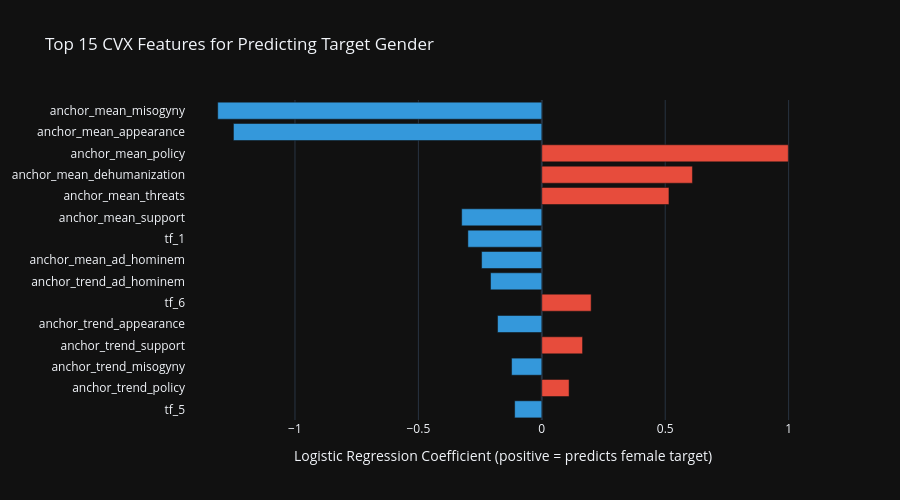

Notebook code for this chart:
### Markdown cell above
---
## 9. Classification — Can CVX Features Predict Target Gender?

**Hypothesis**: If hate speech is systematically different for female vs male targets,
then CVX temporal features extracted from the hate trajectory should be able to predict
the target's gender. A high AUC would confirm that the gender gap is not just statistically
present but *temporally structured* — the dynamics (not just the content) differ.

**Features**: All CVX-derived — anchor means, anchor trends, Hurst, velocity stats,
signature components, topological features, event features.

**Temporal split**: Train on first 12 months, test on last 6 months. No future leakage.
Uses `class_weight='balanced'` — no data balancing.

### Code cell
# ── 9a. Feature extraction per (politician × month) ──────────────
months = pd.date_range(DATE_START, DATE_END, freq='MS')
feature_rows = []

for name in POLITICIANS:
    gender = POLITICIANS[name]['gender']
    traj = trajectories[name]  # raw trajectory with reliable timestamps
    proj = projections[name]
    
    # Build projection with raw timestamps
    proj_raw_ts = [(traj[i][0], proj[i][1]) for i in range(min(len(traj), len(proj)))]

    for m_start in months[:-1]:
        m_end = m_start + pd.DateOffset(months=1)
        m_start_ts = int(m_start.timestamp())
        m_end_ts = int(m_end.timestamp())

        month_proj = [(ts, d) for ts, d in proj_raw_ts if m_start_ts <= ts < m_end_ts]
        month_traj = [(ts, v) for ts, v in traj if m_start_ts <= ts < m_end_ts]

        if len(month_proj) < 7 or len(month_traj) < 7:
            continue

        summary = cvx.anchor_summary(month_proj)
        tf = cvx.temporal_features(month_traj)

        try:
            h = cvx.hurst_exponent(month_proj)
        except:
            h = 0.5

        ts_list = [ts for ts, _ in month_traj]
        try:
            ef = cvx.event_features(ts_list)
        except:
            ef = {'burstiness': 0, 'memory': 0, 'temporal_entropy': 0}

        feat = {
            'politician': name,
            'gender': gender,
            'label': 1 if gender == 'female' else 0,
            'month': m_start,
            'n_points': len(month_proj),
            'hurst': h,
            'burstiness': ef.get('burstiness', 0),
            'memory': ef.get('memory', 0),
            'temporal_entropy': ef.get('temporal_entropy', 0),
        }

        for j, anchor in enumerate(ANCHOR_NAMES):
            feat[f'anchor_mean_{anchor}'] = summary['mean'][j]
            feat[f'anchor_trend_{anchor}'] = summary['trend'][j]

        for i, v in enumerate(tf[:10]):
            feat[f'tf_{i}'] = v

        feature_rows.append(feat)

df_feat = pd.DataFrame(feature_rows)
print(f'Feature matrix: {df_feat.shape}')

if len(df_feat) == 0:
    print('ERROR: No features extracted. Check timestamp alignment.')
else:
    print(f'Female samples: {(df_feat["label"]==1).sum()}, Male samples: {(df_feat["label"]==0).sum()}')

    # ── 9b. Temporal split + classification ──────────────────────────
    split_date = pd.Timestamp('2025-01-01')
    train_mask = df_feat['month'] < split_date
    test_mask = df_feat['month'] >= split_date

    meta_cols_feat = ['politician', 'gender', 'label', 'month', 'n_points']
    feat_cols = [c for c in df_feat.columns if c not in meta_cols_feat]

    X_train = np.nan_to_num(df_feat[train_mask][feat_cols].values.astype(float))
    y_train = df_feat[train_mask]['label'].values.astype(int)
    X_test = np.nan_to_num(df_feat[test_mask][feat_cols].values.astype(float))
    y_test = df_feat[test_mask]['label'].values.astype(int)

    print(f'\nTrain: {len(X_train)} samples (up to {split_date.date()})')
    print(f'Test:  {len(X_test)} samples (from {split_date.date()})')

    if len(X_train) > 5 and len(X_test) > 5:
        scaler = StandardScaler()
        X_train_s = scaler.fit_transform(X_train)
        X_test_s = scaler.transform(X_test)

        clf = LogisticRegression(max_iter=1000, random_state=42, class_weight='balanced', C=1.0)
        clf.fit(X_train_s, y_train)

        y_pred = clf.predict(X_test_s)
        y_prob = clf.predict_proba(X_test_s)[:, 1]

        f1 = f1_score(y_test, y_pred)
        auc = roc_auc_score(y_test, y_prob)

        print(f'\n=== CVX Hate Features → Target Gender Prediction ===')
        print(f'  F1 (female): {f1:.3f}')
        print(f'  AUC:         {auc:.3f}')
        print(f'\n{classification_report(y_test, y_pred, target_names=["Male target", "Female target"])}')

        importance = pd.DataFrame({
            'feature': feat_cols,
            'coef': clf.coef_[0],
            'abs_coef': np.abs(clf.coef_[0]),
        }).sort_values('abs_coef', ascending=False)

        fig = go.Figure(go.Bar(
            x=importance.head(15)['coef'].values,
            y=importance.head(15)['feature'].values,
            orientation='h',
            marker_color=[C_FEMALE if c > 0 else C_MALE for c in importance.head(15)['coef']],
        ))
        fig.update_layout(
            title='Top 15 CVX Features for Predicting Target Gender',
            xaxis_title='Logistic Regression Coefficient (positive = predicts female target)',
            height=500, width=900, template=TEMPLATE,
            yaxis=dict(autorange='reversed'),
        )
        fig.show()
    else:
        print('Insufficient train/test data for classification')

### Figure 1 — Plotly figure (JSON) as saved in the notebook; plotly's stock layout.template omitted (floating-point values rounded to 4 significant figures)
{"data": [{"marker": {"color": ["#3498db", "#3498db", "#e74c3c", "#e74c3c", "#e74c3c", "#3498db", "#3498db", "#3498db", "#3498db", "#e74c3c", "#3498db", "#e74c3c", "#3498db", "#e74c3c", "#3498db"]}, "orientation": "h", "type": "bar", "x": [-1.313, -1.249, 0.9986, 0.6103, 0.5151, -0.3247, -0.2995, -0.244, -0.2077, 0.1999, -0.1793, 0.1651, -0.1225, 0.1106, -0.1101], "y": ["anchor_mean_misogyny", "anchor_mean_appearance", "anchor_mean_policy", "anchor_mean_dehumanization", "anchor_mean_threats", "anchor_mean_support", "tf_1", "anchor_mean_ad_hominem", "anchor_trend_ad_hominem", "tf_6", "anchor_trend_appearance", "anchor_trend_support", "anchor_trend_misogyny", "anchor_trend_policy", "tf_5"]}], "layout": {"height": 500, "title": {"text": "Top 15 CVX Features for Predicting Target Gender"}, "width": 900, "xaxis": {"title": {"text": "Logistic Regression Coefficient (positive = predicts female target)"}}, "yaxis": {"autorange": "reversed"}}}
